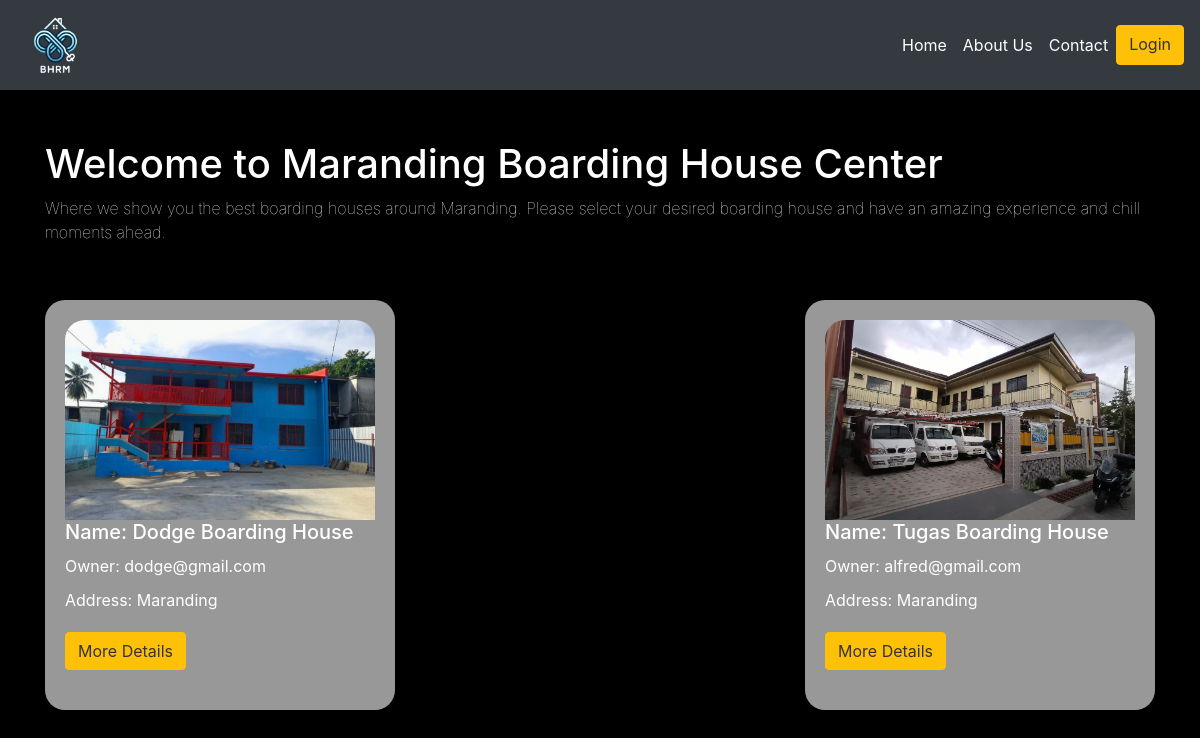
Before: / with the older database file.
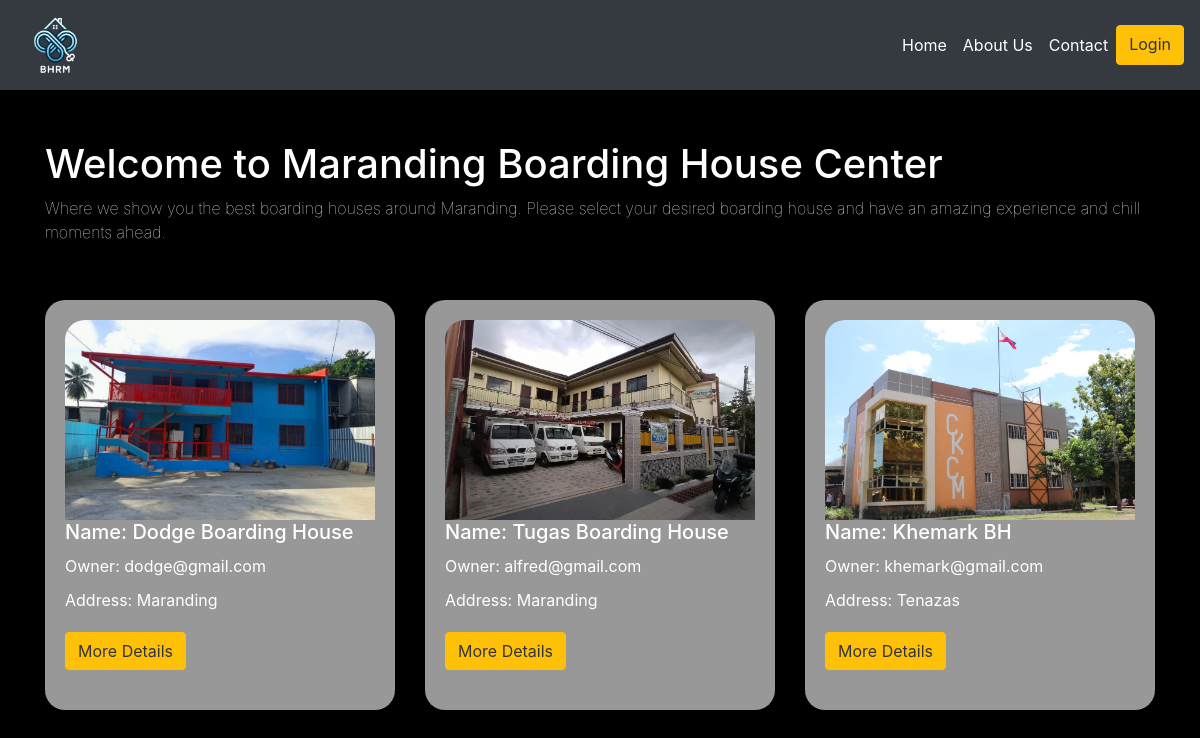
After: the same page with the newer database file.
### tables this page shows
CREATE TABLE `boardinghouses` (
  `id` int(11) NOT NULL,
  `owner` varchar(255) NOT NULL,
  `hname` varchar(25) NOT NULL,
  `haddress` varchar(25) NOT NULL
);

CREATE TABLE `documents` (
  `id` int(255) NOT NULL,
  `documents` varchar(255) NOT NULL,
  `image` varchar(255) NOT NULL,
  `hname` varchar(255) NOT NULL
);

### index.php (the view, shortened to what this page needs)
<?php
require 'php/connection.php';
?>
<!DOCTYPE html>
<html lang="en">
<head>
    <link rel="stylesheet" href="https://stackpath.bootstrapcdn.com/bootstrap/4.5.2/css/bootstrap.min.css">
</head>
<body>
    <nav class="navbar navbar-expand-lg navbar-dark py-0">
        <a class="navbar-brand" href="#">
            <img src="images/logo.png" alt="Logo">
        </a>
        <div class="collapse navbar-collapse" id="navbarNav">
            <ul class="navbar-nav ml-auto">
                <li class="nav-item">
                    <a class="nav-link" href="index.php">Home</a>
                </li>
                <li class="nav-item">
                    <a class="nav-link" href="about.php">About Us</a>
                </li>
                <li class="nav-item">
                    <a class="nav-link" href="contact.php">Contact</a>
                </li>
                <?php
                if ($_SESSION == true) {
                    echo '<a class="btn btn-warning" href="php/logout.php">Logout</a>';
                } else {
                    echo '<a class="btn btn-warning" href="php/login.php">Login</a>';
                }
                ?>
            </ul>
        </div>
    </nav>
    <div class="container content">
        <h1>Welcome to Maranding Boarding House Center
        </h1>
        <p>Where we show you the best boarding houses around Maranding. Please select your desired boarding house and
            have an amazing experience and chill moments ahead.</p>
    </div>
    <div class="container">
        <div class="row">
            <?php
            if (empty($_SESSION) || $_SESSION['role'] == 'user') {
                $query = "select * from boardinghouses inner join documents on boardinghouses.hname = documents.hname";
                $result = mysqli_query($conn, $query);
                while ($fetch = mysqli_fetch_assoc($result)) {
                    $id = $fetch['id'];
                    $hname = $fetch['hname'];
            ?>
                    <div class="col-md-4">
                        <div class="boarding-house-card">
                            <img src="<?php echo $fetch["image"] ?>" alt="Boarding House">
                            <h5>Name: <?php echo $fetch["hname"] ?></h5>
                            <p>Owner: <?php echo $fetch["owner"] ?></p>
                            <p>Address: <?php echo $fetch["haddress"] ?></p>
                            <div class="btn-container">
                                <?php if (!empty($_SESSION) && $_SESSION['role'] == 'admin'): ?>
                                    <a href="php/function.php?edit=<?php echo $id; ?>"><button class="btn btn-warning">Update</button></a>
                                    <a href="php/function.php?delete=<?php echo $id; ?>"><button class="btn btn-warning">Delete</button></a>
                                <?php else : ?>
                                    <a href="boardinghouse.php?hname=<?php echo $hname; ?>" class="btn btn-warning">More Details</a>
                                <?php endif; ?>
                            </div>
                        </div>
                    </div>
            <?php
                }
            }
            ?>
        </div>
    </div>
</body>
</html>

### index.php (style rules this page uses)
body { margin: 0; padding: 0; overflow-x: hidden; color: white; background: #000; }
.navbar { background-color: #343a40 !important; }
.navbar-brand img { width: 80px; height: 80px; }
.nav-link { color: #fff !important; }
.btn-warning { background-color: #ffc107; border-color: #ffc107; color: #333; }
.content { color: white; margin-top: 50px; padding-bottom: 40px; position: relative; z-index: 1; font-weight: 20; }
.row { display: flex; flex-wrap: wrap; justify-content: space-between; }
.col-md-4 { margin-bottom: 20px; }
.boarding-house-card { background-color: rgba(169, 169, 169, 0.9); color: #fff; border-radius: 20px; padding: 20px; margin-bottom: 20px; height: 100%; }
.boarding-house-card img { width: 100%; height: 200px; object-fit: cover; border-radius: 20px 20px 0 0; }
.boarding-house-card h5, .boarding-house-card p { margin-bottom: 10px; }
.btn-container { display: flex; justify-content: space-between; padding-top: 10px; }

Changed rows visible on the page:
added boardinghouses: documents.image (picture), documents.hname "Khemark BH", owner "khemark@gmail.com", haddress "Tenazas"
